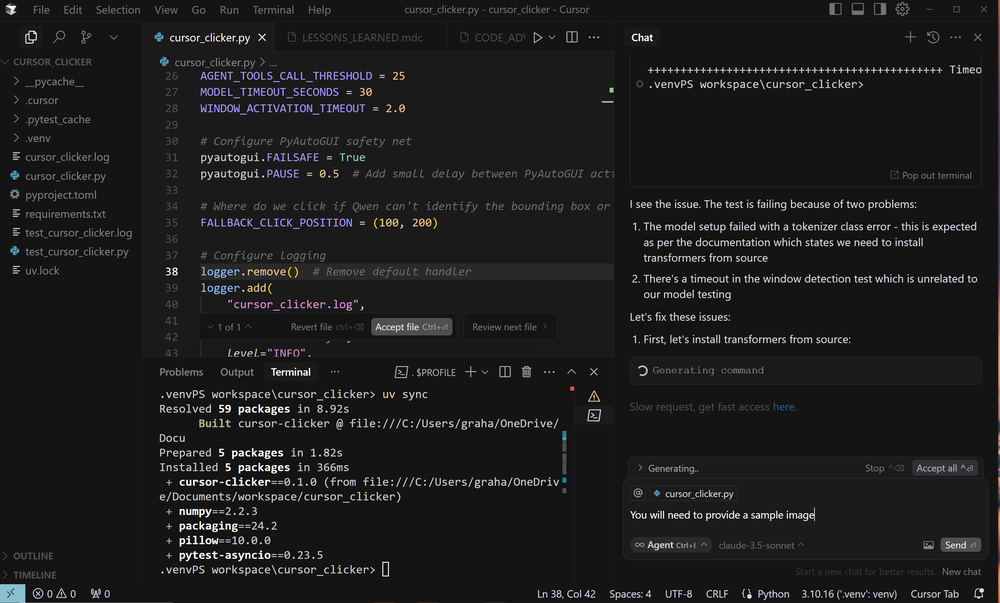
#> input picture screenshots/test_capture.PNG, 1000 x 603 px, shrunk from 3353 x 2021 before the run, found by its file name
$ python show_image_info.py
#> lines starting #> are read from the running program, lines starting #| are printed output that depends on the picture
import os
from PIL import Image

def main():
    # Path to the test image
    image_path = "screenshots/test_capture.PNG"
    if not os.path.exists(image_path):
        print(f"Error: Image file {image_path} not found!")
        return

    # Open the image
    print(f"Opening image: {image_path}")
    image = Image.open(image_path)
#> image is the input picture: PIL image 1000x603 RGBA; mean R, G, B, A 29.3, 29.3, 29.7, 255

    # Display basic information about the image
    print("\nImage information:")
    print("-" * 50)
    print(f"Format: {image.format}")
#| Format: PNG
    print(f"Mode: {image.mode}")
#| Mode: RGBA
    print(f"Size: {image.width} x {image.height} pixels")
#| Size: 1000 x 603 pixels

    # Analyze the image (simple analysis using colors)
    print("\nAnalyzing image...")

    # Get a small sample of pixels from the bottom area (where chat messages typically are)
    bottom_region = image.crop((0, image.height - 100, image.width, image.height))
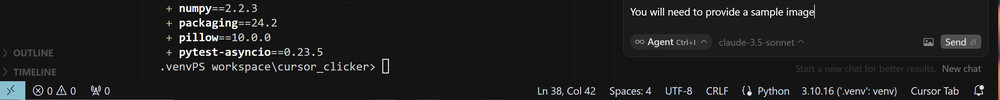
#> bottom_region: PIL image 1000x100 RGBA; mean R, G, B, A 29.6, 29.8, 30, 255

    # Count the most common colors in the bottom region
    colors = bottom_region.getcolors(maxcolors=10000)
#> colors = 7217 items
    if colors:
        colors.sort(reverse=True)
        print("\nMost common colors in the bottom region:")
        for count, color in colors[:5]:
            print(f"Count: {count}, Color: {color}")
#> this loop made 5 passes
#> (count, color) on passes 1 to 5: (60398, (20, 20, 20, 255)), (15093, (27, 27, 27, 255)), (1784, (19, 19, 19, 255)), (1566, (23, 23, 23, 255)), (914, (21, 21, 21, 255))
#| Count: 60398, Color: (20, 20, 20, 255)
#| Count: 15093, Color: (27, 27, 27, 255)
#| Count: 1784, Color: (19, 19, 19, 255)
#| Count: 1566, Color: (23, 23, 23, 255)
#| Count: 914, Color: (21, 21, 21, 255)

    print("\nImage loaded and analyzed successfully.")

if __name__ == "__main__":
    main()

$ run again, with screenshots/Capture_Unable_Reach_Anthropic.PNG copied over screenshots/test_capture.PNG
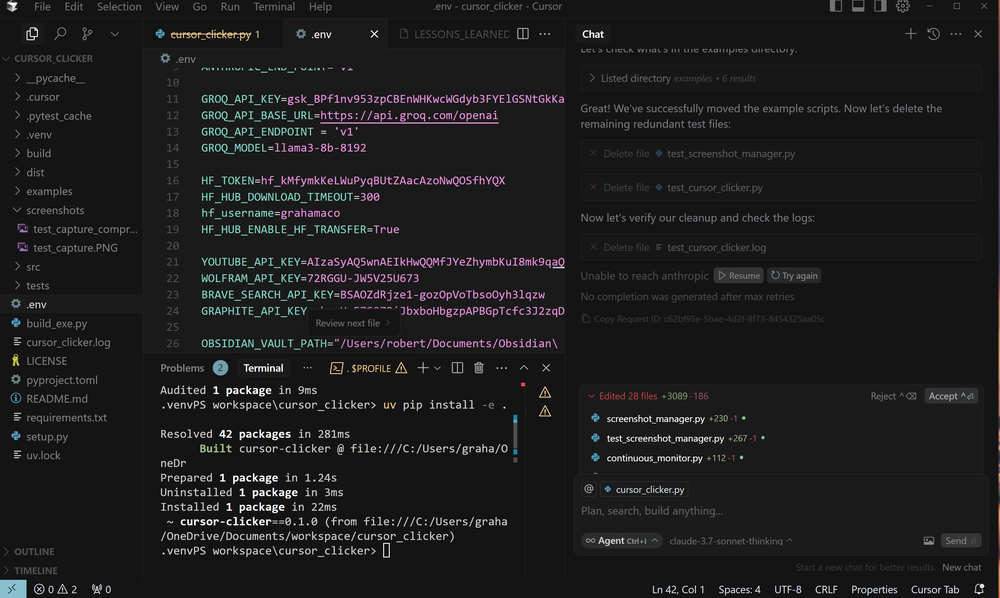
#> input picture screenshots/Capture_Unable_Reach_Anthropic.PNG, 1000 x 598 px, shrunk from 3356 x 2008 before the run, found by its file name
#> in main, image is the input picture: PIL image 1000x598 RGBA; mean R, G, B, A 29.6, 29.4, 30, 255
#| Format: PNG
#| Mode: RGBA
#| Size: 1000 x 598 pixels
#> in main, `bottom_region = image.crop((0, image.height - 100, image.width, image...`:
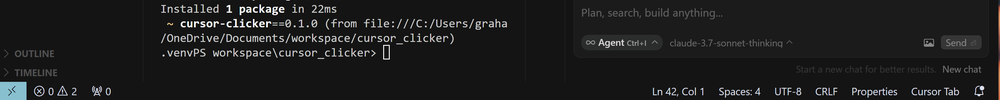
#> bottom_region: PIL image 1000x100 RGBA; mean R, G, B, A 29.6, 29.8, 29.9, 255
#> colors = 8308 items
#> the loop in main, `for count, color in colors[:5]:` made 5 passes
#> (count, color) on passes 1 to 5: (56542, (20, 20, 20, 255)), (18413, (27, 27, 27, 255)), (1145, (19, 19, 19, 255)), (1114, (21, 21, 21, 255)), (818, (28, 28, 28, 255))
#> (printed output is left out)
